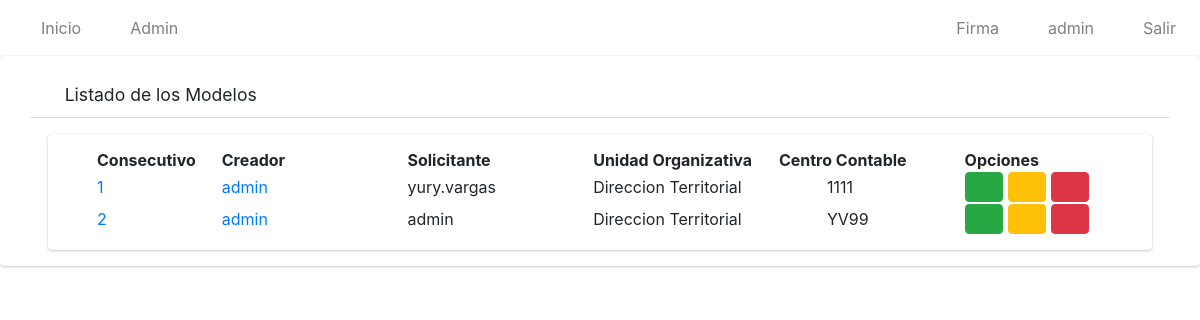
Before: /listar_modelos/ (signed in) with the older database file.
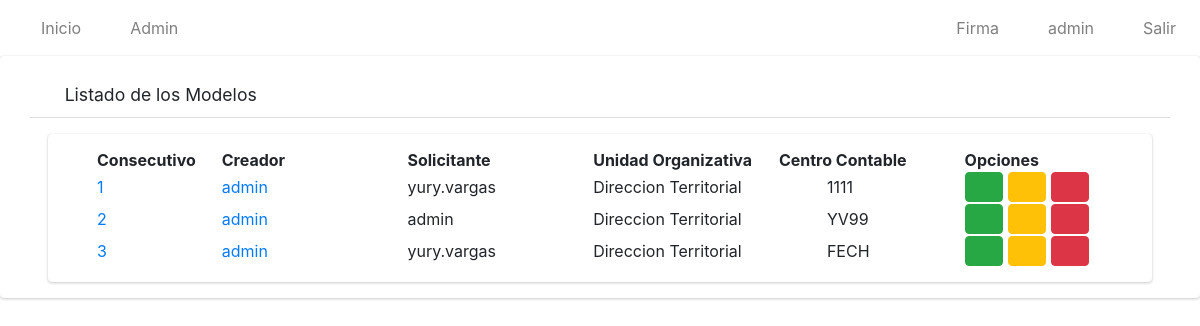
After: the same page with the newer database file.
### app/models.py (models this page shows, shortened)
class Modelo(models.Model):
    nombre=models.CharField(max_length=50)
    solicitante=models.CharField(max_length=50)
    unidad_organizativa=models.CharField(max_length=100)
    c_contable=models.CharField(max_length=4)
    consec=models.IntegerField()
    solicitudes=models.ManyToManyField(Solicitud)

### app/views.py (the view)
# urls.py: path('listar_modelos/', ModeloListView.as_view(), name='listarMod'),
class ModeloListView(ListView):
    model = Modelo
    template_name = 'modelos/listar.html'
    @method_decorator(login_required)
    def dispatch(self, request, *args, **kwargs):
        return super().dispatch(request,*args,** kwargs)
    def get_context_data(self, **kwargs):
        context = super().get_context_data(**kwargs)
        lista_solicitantes=[]
        modelos=Modelo.objects.all()
        pos=0
        for i in modelos:
            lista_solicitantes.append(i.solicitudes.first().solicitante)
        context['title'] = "Listado de Solicitudes"
        context['solicitantes'] = lista_solicitantes
        return context

### app/templates/modelos/listar.html
{% extends 'base.html' %}
{% load static %}
{% block content %}
    <div class=" card card-default">
        <div class="card-header px-3 mb-3 mt-3 container">
            <h3 class="card-title">
            <i class="fas fa-search"></i>
                Listado de los Modelos
            </h3>
            </div>
        <div class="card card-body content-header mx-5 px-5">
            <table id="myTable" class="display" style="width: 100%;">
                <thead>
                    <tr>
                        <th style="width: 2cm">Consecutivo</th>
                        <th>Creador</th>
                        <th>Solicitante</th>
                        <th>Unidad Organizativa</th>
                        <th>Centro Contable</th>
                        <th style="width: 3cm">Opciones</th>
                    </tr>
                </thead>
                <tbody>
                    {% for i in object_list %}
                    <tr>
                        <td style="width: 20px;"><a href="{% url 'solicitudModel' i.id%} ">{{i.consec}}</a></td>
                        <td style="width: 150px;"><a href="{% url 'solicitudModel' i.id%} ">{{i.nombre}}</a></td>
                        <td style="width: 150px;">{{i.solicitante}}</td>
                        <td style="width: 150px;">{{i.unidad_organizativa}}</td>
                        <td style="width: 150px;"><div class="pl-5">{{i.c_contable}}</div></td>
                        <td>
                <a href="#" type="button" class="btn btn-success">
                    <i class="fas fa-file"></i>
                </a>
                <a href="#" type="button" class="btn btn-warning">
                    <i class="fas fa-edit"></i>
                </a>
                <a href="#" type="button" class="btn btn-danger">
                    <i class="fas fa-trash-alt"></i>
                </a></td>
                    </tr>
                    {% endfor %}
                </tbody>
            </table>
        </div>
    </div>
{% endblock %}

Changed rows visible on the page:
added Modelo: consec "3", nombre "admin", solicitante "yury.vargas", unidad_organizativa "Direccion Territorial", c_contable "FECH"
